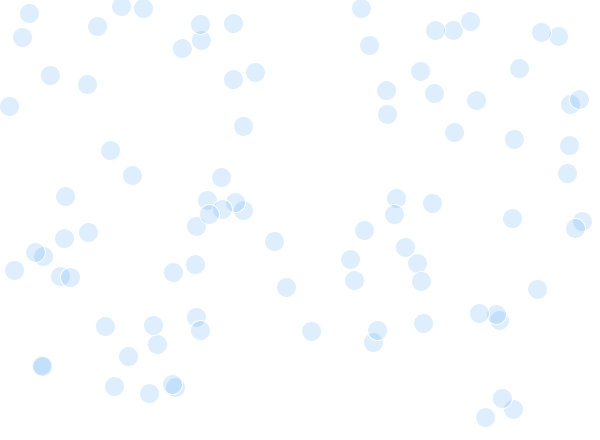
Frame 1 (no input)
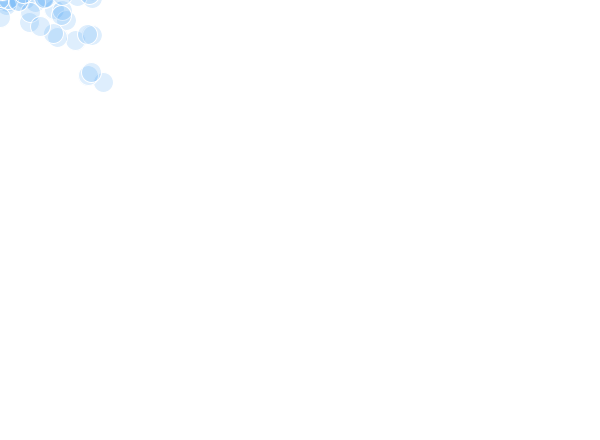
Frame 60 (the mouse pressed at the canvas centre just before this capture)
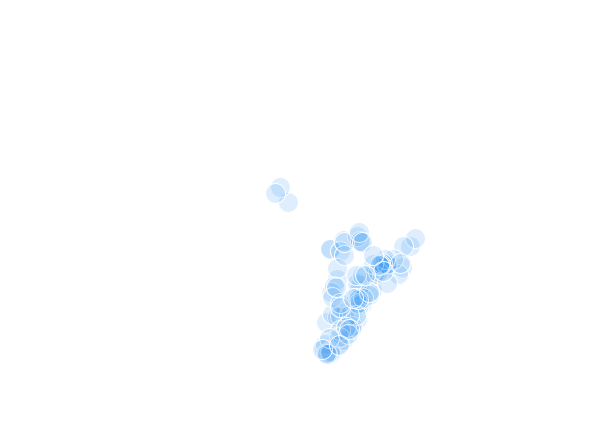
Frame 120 (the mouse held since frame 60 and released just before this capture)

The Processing sketch that drew these frames (run headless with seeded random() and noise(); from frame 60 on, the mouse is pressed at the canvas centre):

// Processing sketch: processing_146000
// ── processing_146000.pde

Circle[] circles = new Circle[90];

void setup() {
  size(600, 440);
  smooth();

  for (int i = 0; i < circles.length; i++) {
    //float w = random(250);
    circles[i] = new Circle(20, 20);
  }
}

void draw() {
  background(255);
  for (int i = 0; i < circles.length; i++) {
    circles[i].update();
    circles[i].display();
    circles[i].edges();
  }
}

class Circle {
  PVector location;
  PVector velocity;
  PVector acceleration;
  float w, h;
  float r = random(200);
  color c = color(44, 144, 243);
  
  Circle(float w_, float h_) {
    location = new PVector(r*3, random(height));
    velocity = new PVector(0, 0);
    acceleration = new PVector(0, 0);
    w = w_;
    h = h_;
  }
  
  void update() {
    //acceleration = PVector.random2D();
    PVector mouse = new PVector(mouseX, mouseY);
    mouse.sub(location);
    mouse.setMag(0.5);
    acceleration = mouse;
    
    velocity.add(acceleration);
    location.add(velocity);
    velocity.limit(10);
  }
  
  void display() { 
    fill(c, 40);
    stroke(255);
    ellipse(location.x, location.y, w, h);
  }
  
  void edges() {
    if (location.x > width || location.x < 0)  velocity.x *= -1;
  }
}
